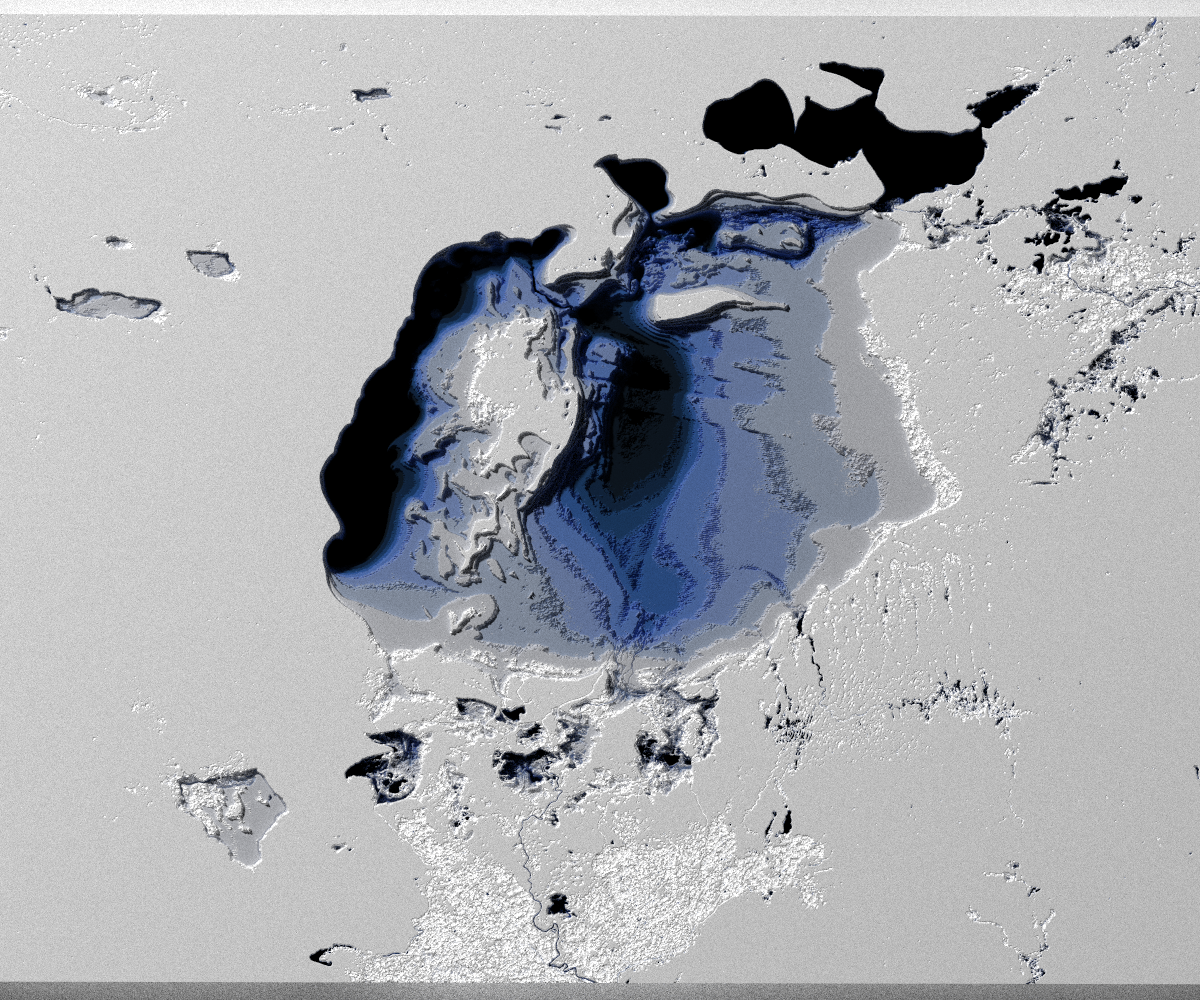

Write the R code that produced this figure.
# Day 12: Time & space.
# shrinking Aral sea

setwd(dirname(rstudioapi::getActiveDocumentContext()$path))

library(terra)
library(sf)
library(rayshader)

tif_files <- list.files("data", pattern = "\\.tif$", full.names = TRUE)
rasters <- lapply(tif_files, rast)

rast_combin <- do.call(mosaic, rasters)
aral_extent <- ext(56.5, 62.5, 42.5, 47)

aral_crop <- crop(rast_combin, aral_extent)
plot(aral_crop)

# this is janky as hell but I think the logic is reasonable
aral_crop[aral_crop == 0] <- NA

# Define breaks for deciles
breaks <- seq(0, 100, by = 10)
reverse_values <- seq(100, 10, by = -10)
rcl <- cbind(breaks[-length(breaks)], breaks[-1], reverse_values)

# Apply the classification
aral_deciles_reversed <- classify(aral_crop, rcl = rcl)

# Plot to verify the reversed classification
plot(aral_deciles_reversed)

# Classify into deciles, ignoring the NA areas
#aral_deciles <- classify(aral_crop, rcl = cbind(breaks[-length(breaks)], breaks[-1]))

# Plot the result
#plot(aral_deciles)

aral_deciles_filled <- ifel(is.na(aral_deciles_reversed), 110, aral_deciles_reversed)
plot(aral_deciles_filled)

aral_raster <- raster::raster(aral_deciles_filled)
plot(aral_raster)
aral_agg <- aggregate(aral_raster, fact = 10)
plot(aral_agg)

raster_mat <- raster_to_matrix(aral_agg)

write.csv(raster_mat, 'raster_mat.csv')

col_pal <- scico::scico(10, palette = 'oslo')

raster_mat |>
  height_shade(texture = col_pal) |>
  plot_3d(raster_mat, zscale = 1, windowsize = c(1000, 800), solid = F)

render_camera(theta = 0, phi = 90)

render_highquality(filename = 'day_12_time_space.png',
                   samples = 365, 
                   ground_material = rayrender::diffuse(color = 'white'))
